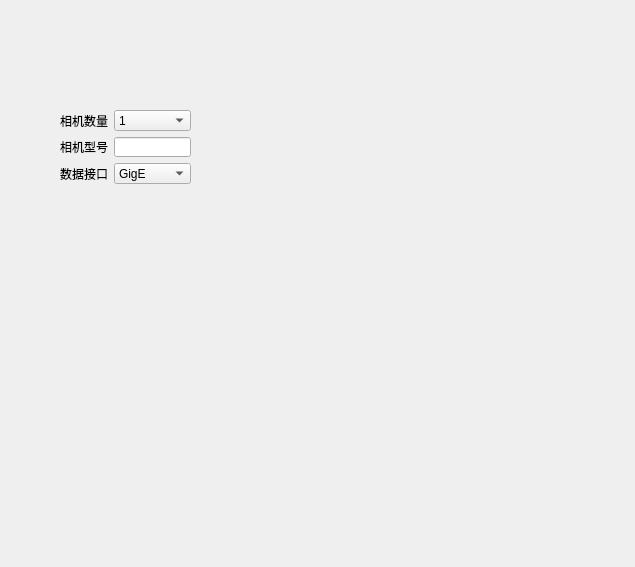
<?xml version="1.0" encoding="UTF-8"?>
<ui version="4.0">
 <class>SystemSetupPageWidget</class>
 <widget class="QWidget" name="SystemSetupPageWidget">
  <property name="geometry">
   <rect>
    <x>0</x>
    <y>0</y>
    <width>635</width>
    <height>567</height>
   </rect>
  </property>
  <property name="windowTitle">
   <string>通用设置</string>
  </property>
  <widget class="QWidget" name="">
   <property name="geometry">
    <rect>
     <x>60</x>
     <y>110</y>
     <width>131</width>
     <height>74</height>
    </rect>
   </property>
   <layout class="QFormLayout" name="formLayout">
    <item row="0" column="0">
     <widget class="QLabel" name="label">
      <property name="text">
       <string>相机数量</string>
      </property>
     </widget>
    </item>
    <item row="0" column="1">
     <widget class="QComboBox" name="camNumCbx">
      <property name="layoutDirection">
       <enum>Qt::LeftToRight</enum>
      </property>
      <property name="currentIndex">
       <number>0</number>
      </property>
      <item>
       <property name="text">
        <string>1</string>
       </property>
      </item>
      <item>
       <property name="text">
        <string>2</string>
       </property>
      </item>
      <item>
       <property name="text">
        <string>4</string>
       </property>
      </item>
      <item>
       <property name="text">
        <string>5</string>
       </property>
      </item>
      <item>
       <property name="text">
        <string>6</string>
       </property>
      </item>
      <item>
       <property name="text">
        <string>9</string>
       </property>
      </item>
     </widget>
    </item>
    <item row="1" column="0">
     <widget class="QLabel" name="label_2">
      <property name="text">
       <string>相机型号</string>
      </property>
     </widget>
    </item>
    <item row="1" column="1">
     <widget class="QLineEdit" name="camType"/>
    </item>
    <item row="2" column="0">
     <widget class="QLabel" name="label_3">
      <property name="text">
       <string>数据接口</string>
      </property>
     </widget>
    </item>
    <item row="2" column="1">
     <widget class="QComboBox" name="camNumCbx_2">
      <property name="layoutDirection">
       <enum>Qt::LeftToRight</enum>
      </property>
      <property name="currentIndex">
       <number>0</number>
      </property>
      <item>
       <property name="text">
        <string>GigE</string>
       </property>
      </item>
      <item>
       <property name="text">
        <string>CameraLink</string>
       </property>
      </item>
      <item>
       <property name="text">
        <string>USB</string>
       </property>
      </item>
      <item>
       <property name="text">
        <string>1394</string>
       </property>
      </item>
     </widget>
    </item>
   </layout>
  </widget>
 </widget>
 <resources/>
 <connections/>
</ui>
